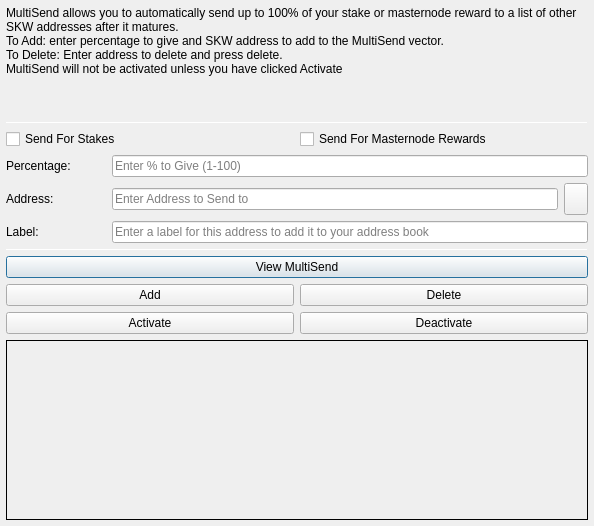
<?xml version="1.0" encoding="UTF-8"?>
<ui version="4.0">
 <class>MultiSendDialog</class>
 <widget class="QDialog" name="MultiSendDialog">
  <property name="windowModality">
   <enum>Qt::NonModal</enum>
  </property>
  <property name="geometry">
   <rect>
    <x>0</x>
    <y>0</y>
    <width>594</width>
    <height>526</height>
   </rect>
  </property>
  <property name="windowTitle">
   <string>MultiSend</string>
  </property>
  <layout class="QVBoxLayout" name="verticalLayout" stretch="0">
   <property name="leftMargin">
    <number>6</number>
   </property>
   <property name="topMargin">
    <number>6</number>
   </property>
   <property name="rightMargin">
    <number>6</number>
   </property>
   <property name="bottomMargin">
    <number>6</number>
   </property>
   <item>
    <layout class="QVBoxLayout" name="verticalLayout_Main" stretch="1,1,1,0,1,1,1">
     <item>
      <widget class="QLabel" name="label_2">
       <property name="lineWidth">
        <number>1</number>
       </property>
       <property name="text">
        <string>MultiSend allows you to automatically send up to 100% of your stake or masternode reward to a list of other SKW addresses after it matures.
To Add: enter percentage to give and SKW address to add to the MultiSend vector.
To Delete: Enter address to delete and press delete.
MultiSend will not be activated unless you have clicked Activate</string>
       </property>
       <property name="alignment">
        <set>Qt::AlignLeading|Qt::AlignLeft|Qt::AlignTop</set>
       </property>
       <property name="wordWrap">
        <bool>true</bool>
       </property>
      </widget>
     </item>
     <item>
      <widget class="Line" name="line">
       <property name="minimumSize">
        <size>
         <width>0</width>
         <height>1</height>
        </size>
       </property>
       <property name="maximumSize">
        <size>
         <width>16777215</width>
         <height>1</height>
        </size>
       </property>
       <property name="orientation">
        <enum>Qt::Horizontal</enum>
       </property>
      </widget>
     </item>
     <item>
      <layout class="QVBoxLayout" name="verticalLayout_Settings">
       <item>
        <layout class="QHBoxLayout" name="horizontalLayout">
         <item>
          <widget class="QCheckBox" name="multiSendStakeCheckBox">
           <property name="text">
            <string>Send For Stakes</string>
           </property>
          </widget>
         </item>
         <item>
          <widget class="QCheckBox" name="multiSendMasternodeCheckBox">
           <property name="text">
            <string>Send For Masternode Rewards</string>
           </property>
          </widget>
         </item>
        </layout>
       </item>
       <item>
        <layout class="QHBoxLayout" name="horizontalLayout_6">
         <item>
          <widget class="QLabel" name="label">
           <property name="minimumSize">
            <size>
             <width>100</width>
             <height>0</height>
            </size>
           </property>
           <property name="toolTip">
            <string>Percentage of stake to send</string>
           </property>
           <property name="text">
            <string>Percentage:</string>
           </property>
          </widget>
         </item>
         <item>
          <widget class="QLineEdit" name="multiSendPercentEdit">
           <property name="toolTip">
            <string>Enter whole numbers 1 - 100</string>
           </property>
           <property name="placeholderText">
            <string>Enter % to Give (1-100)</string>
           </property>
          </widget>
         </item>
        </layout>
       </item>
       <item>
        <layout class="QHBoxLayout" name="horizontalLayout_7">
         <item>
          <widget class="QLabel" name="label_5">
           <property name="minimumSize">
            <size>
             <width>100</width>
             <height>0</height>
            </size>
           </property>
           <property name="toolTip">
            <string>Address to send portion of stake to</string>
           </property>
           <property name="text">
            <string>Address:</string>
           </property>
          </widget>
         </item>
         <item>
          <widget class="QLineEdit" name="multiSendAddressEdit">
           <property name="toolTip">
            <string/>
           </property>
           <property name="placeholderText">
            <string>Enter Address to Send to</string>
           </property>
          </widget>
         </item>
         <item>
          <widget class="QToolButton" name="addressBookButton">
           <property name="maximumSize">
            <size>
             <width>16777215</width>
             <height>32</height>
            </size>
           </property>
           <property name="toolTip">
            <string>Choose an address from the address book</string>
           </property>
           <property name="text">
            <string/>
           </property>
           <property name="icon">
            <iconset resource="../SKW.qrc">
             <normaloff>:/icons/address-book</normaloff>:/icons/address-book</iconset>
           </property>
           <property name="shortcut">
            <string>Alt+A</string>
           </property>
          </widget>
         </item>
        </layout>
       </item>
      </layout>
     </item>
     <item>
      <layout class="QHBoxLayout" name="horizontalLayout_3">
       <item>
        <widget class="QLabel" name="label_3">
         <property name="minimumSize">
          <size>
           <width>100</width>
           <height>0</height>
          </size>
         </property>
         <property name="text">
          <string>Label:</string>
         </property>
        </widget>
       </item>
       <item>
        <widget class="QLineEdit" name="labelAddressLabelEdit">
         <property name="placeholderText">
          <string>Enter a label for this address to add it to your address book</string>
         </property>
        </widget>
       </item>
      </layout>
     </item>
     <item>
      <widget class="Line" name="line_2">
       <property name="minimumSize">
        <size>
         <width>0</width>
         <height>1</height>
        </size>
       </property>
       <property name="maximumSize">
        <size>
         <width>16777215</width>
         <height>1</height>
        </size>
       </property>
       <property name="orientation">
        <enum>Qt::Horizontal</enum>
       </property>
      </widget>
     </item>
     <item>
      <layout class="QVBoxLayout" name="verticalLayout_Buttons">
       <item>
        <layout class="QHBoxLayout" name="horizontalLayout_4">
         <item>
          <widget class="QPushButton" name="viewButton">
           <property name="toolTip">
            <string/>
           </property>
           <property name="statusTip">
            <string>View MultiSend Vector</string>
           </property>
           <property name="text">
            <string>View MultiSend</string>
           </property>
          </widget>
         </item>
        </layout>
       </item>
       <item>
        <layout class="QHBoxLayout" name="horizontalLayout_2">
         <item>
          <widget class="QPushButton" name="addButton">
           <property name="toolTip">
            <string/>
           </property>
           <property name="statusTip">
            <string>Add to MultiSend Vector</string>
           </property>
           <property name="text">
            <string>Add</string>
           </property>
          </widget>
         </item>
         <item>
          <widget class="QPushButton" name="deleteButton">
           <property name="toolTip">
            <string/>
           </property>
           <property name="statusTip">
            <string>Delete Address From MultiSend Vector</string>
           </property>
           <property name="text">
            <string>Delete</string>
           </property>
          </widget>
         </item>
        </layout>
       </item>
       <item>
        <layout class="QHBoxLayout" name="horizontalLayout_5">
         <item>
          <widget class="QPushButton" name="activateButton">
           <property name="statusTip">
            <string>Activate MultiSend</string>
           </property>
           <property name="text">
            <string>Activate</string>
           </property>
          </widget>
         </item>
         <item>
          <widget class="QPushButton" name="disableButton">
           <property name="statusTip">
            <string>Deactivate MultiSend</string>
           </property>
           <property name="text">
            <string>Deactivate</string>
           </property>
          </widget>
         </item>
        </layout>
       </item>
      </layout>
     </item>
     <item>
      <widget class="QLabel" name="message">
       <property name="minimumSize">
        <size>
         <width>0</width>
         <height>180</height>
        </size>
       </property>
       <property name="frameShape">
        <enum>QFrame::Panel</enum>
       </property>
       <property name="frameShadow">
        <enum>QFrame::Plain</enum>
       </property>
       <property name="lineWidth">
        <number>1</number>
       </property>
       <property name="midLineWidth">
        <number>1</number>
       </property>
       <property name="text">
        <string/>
       </property>
       <property name="alignment">
        <set>Qt::AlignLeading|Qt::AlignLeft|Qt::AlignTop</set>
       </property>
       <property name="wordWrap">
        <bool>true</bool>
       </property>
      </widget>
     </item>
    </layout>
   </item>
  </layout>
 </widget>
 <resources>
  <include location="../SKW.qrc"/>
 </resources>
 <connections/>
</ui>
